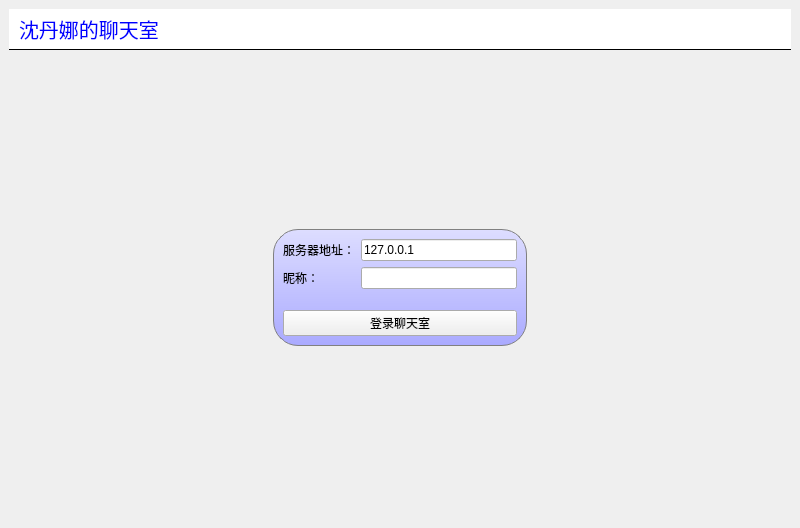
<?xml version="1.0" encoding="UTF-8"?>
<ui version="4.0">
 <class>MainWindow</class>
 <widget class="QMainWindow" name="MainWindow">
  <property name="geometry">
   <rect>
    <x>0</x>
    <y>0</y>
    <width>800</width>
    <height>528</height>
   </rect>
  </property>
  <property name="windowTitle">
   <string>聊天室客户端</string>
  </property>
  <property name="styleSheet">
   <string notr="true">#titlelabel{
background:white;
color:blue;
font-size:20px;
border:none;
border-bottom:1px solid black;
padding:5px;
}

#mainFrame{
border: none;
background:white;
}

#loginFrame{
background:qlineargradient(x1:0,y1:0,x2:0,y2:1,stop:0 #ddf,stop:1 #aaf);
border:1px solid gray;
padding:10xp;
border-radius:25px;
}</string>
  </property>
  <widget class="QWidget" name="centralwidget">
   <layout class="QVBoxLayout" name="verticalLayout">
    <item>
     <widget class="QLabel" name="titlelabel">
      <property name="styleSheet">
       <string notr="true"/>
      </property>
      <property name="text">
       <string>沈丹娜的聊天室</string>
      </property>
     </widget>
    </item>
    <item>
     <widget class="QStackedWidget" name="stackedWidget">
      <property name="currentIndex">
       <number>0</number>
      </property>
      <widget class="QWidget" name="loginPage">
       <layout class="QGridLayout" name="gridLayout_2">
        <item row="0" column="1">
         <spacer name="verticalSpacer_2">
          <property name="orientation">
           <enum>Qt::Orientation::Vertical</enum>
          </property>
          <property name="sizeHint" stdset="0">
           <size>
            <width>20</width>
            <height>136</height>
           </size>
          </property>
         </spacer>
        </item>
        <item row="1" column="0">
         <spacer name="horizontalSpacer">
          <property name="orientation">
           <enum>Qt::Orientation::Horizontal</enum>
          </property>
          <property name="sizeHint" stdset="0">
           <size>
            <width>223</width>
            <height>20</height>
           </size>
          </property>
         </spacer>
        </item>
        <item row="1" column="1">
         <widget class="QFrame" name="loginFrame">
          <property name="frameShape">
           <enum>QFrame::Shape::StyledPanel</enum>
          </property>
          <property name="frameShadow">
           <enum>QFrame::Shadow::Raised</enum>
          </property>
          <layout class="QVBoxLayout" name="verticalLayout_2">
           <item>
            <layout class="QGridLayout" name="gridLayout">
             <item row="0" column="0">
              <widget class="QLabel" name="label_2">
               <property name="text">
                <string>服务器地址：</string>
               </property>
              </widget>
             </item>
             <item row="0" column="1">
              <widget class="QLineEdit" name="serverEdit">
               <property name="text">
                <string>127.0.0.1</string>
               </property>
              </widget>
             </item>
             <item row="1" column="0">
              <widget class="QLabel" name="label_3">
               <property name="text">
                <string>昵称：</string>
               </property>
              </widget>
             </item>
             <item row="1" column="1">
              <widget class="QLineEdit" name="usernameEdit"/>
             </item>
            </layout>
           </item>
           <item>
            <spacer name="verticalSpacer">
             <property name="orientation">
              <enum>Qt::Orientation::Vertical</enum>
             </property>
             <property name="sizeType">
              <enum>QSizePolicy::Policy::Fixed</enum>
             </property>
             <property name="sizeHint" stdset="0">
              <size>
               <width>20</width>
               <height>15</height>
              </size>
             </property>
            </spacer>
           </item>
           <item>
            <widget class="QPushButton" name="loginButton">
             <property name="text">
              <string>登录聊天室</string>
             </property>
            </widget>
           </item>
          </layout>
         </widget>
        </item>
        <item row="1" column="2">
         <spacer name="horizontalSpacer_2">
          <property name="orientation">
           <enum>Qt::Orientation::Horizontal</enum>
          </property>
          <property name="sizeHint" stdset="0">
           <size>
            <width>223</width>
            <height>20</height>
           </size>
          </property>
         </spacer>
        </item>
        <item row="2" column="1">
         <spacer name="verticalSpacer_3">
          <property name="orientation">
           <enum>Qt::Orientation::Vertical</enum>
          </property>
          <property name="sizeHint" stdset="0">
           <size>
            <width>20</width>
            <height>149</height>
           </size>
          </property>
         </spacer>
        </item>
       </layout>
      </widget>
      <widget class="QWidget" name="chatPage">
       <layout class="QVBoxLayout" name="verticalLayout_3">
        <item>
         <layout class="QHBoxLayout" name="horizontalLayout">
          <item>
           <widget class="QTextEdit" name="roomTexitEdit">
            <property name="maximumSize">
             <size>
              <width>16777215</width>
              <height>16777215</height>
             </size>
            </property>
           </widget>
          </item>
          <item>
           <widget class="QListWidget" name="userListWidget">
            <property name="maximumSize">
             <size>
              <width>200</width>
              <height>16777215</height>
             </size>
            </property>
           </widget>
          </item>
         </layout>
        </item>
        <item>
         <layout class="QHBoxLayout" name="horizontalLayout_2">
          <item>
           <widget class="QLineEdit" name="sayLineEdit"/>
          </item>
          <item>
           <widget class="QPushButton" name="sayButton">
            <property name="text">
             <string>发送</string>
            </property>
           </widget>
          </item>
          <item>
           <widget class="QPushButton" name="logoutButton">
            <property name="text">
             <string>退出</string>
            </property>
           </widget>
          </item>
         </layout>
        </item>
       </layout>
      </widget>
     </widget>
    </item>
   </layout>
  </widget>
 </widget>
 <resources/>
 <connections/>
</ui>
